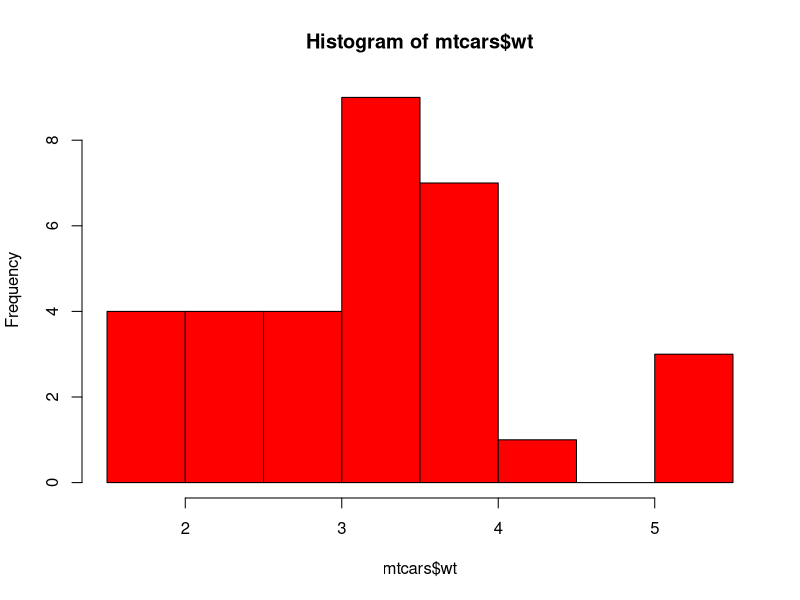
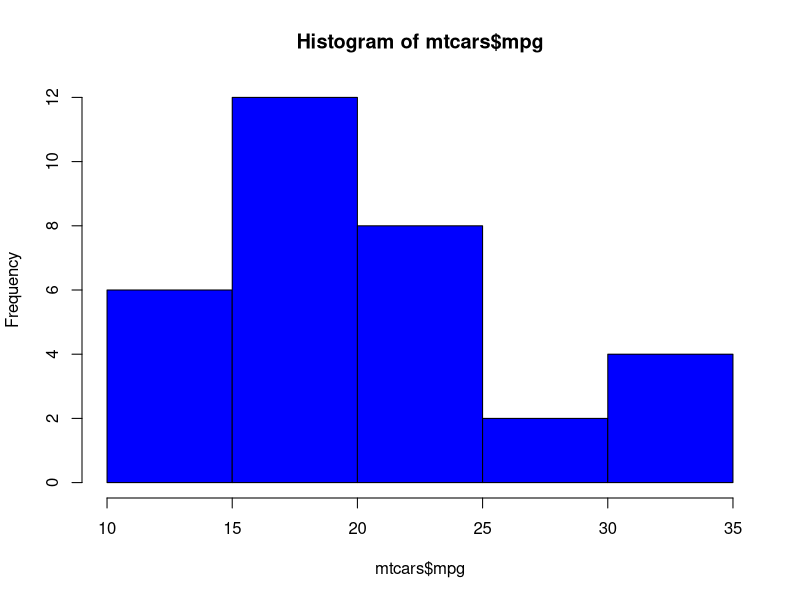
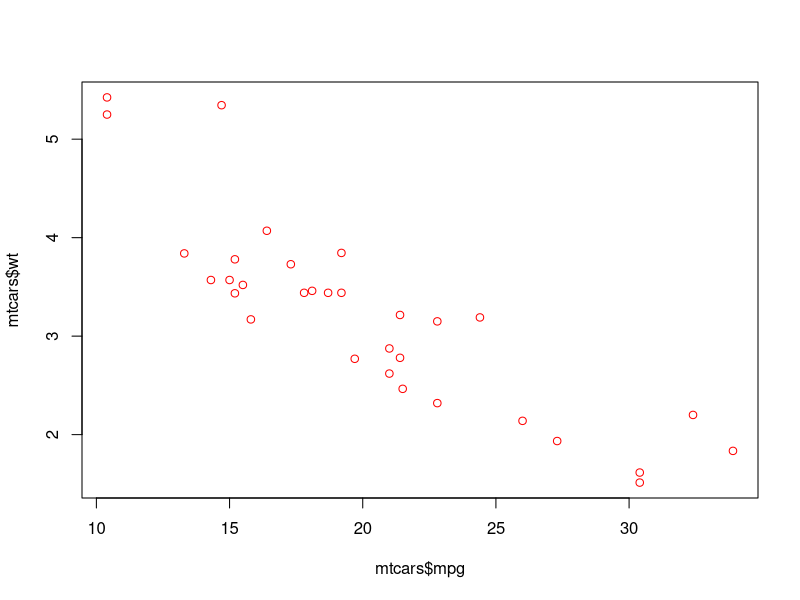
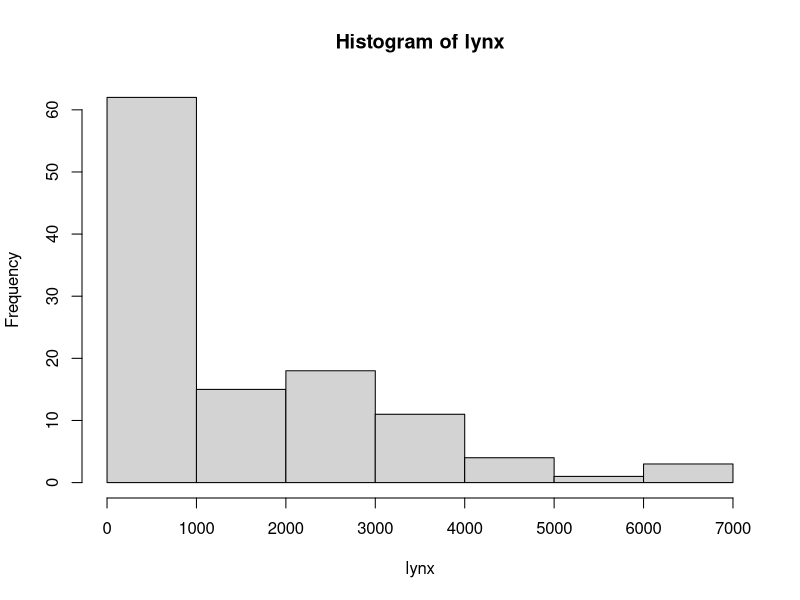
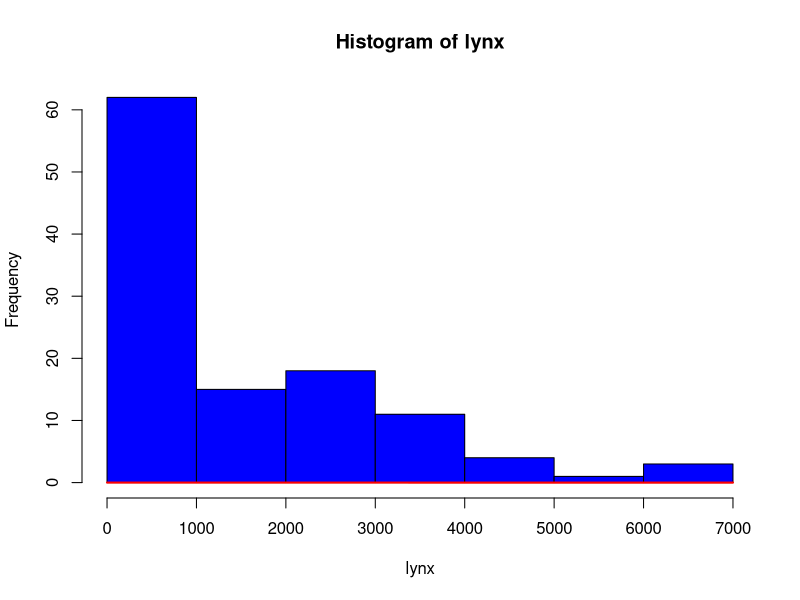

The R source for these figures, in order:
# SCATTER PLOTS 
# FOR VISVUALIZING THE ASSOCIATION BETWEEN TWO QUANTATIVE VARIABLES 

library(datasets)
View(mtcars)

head(mtcars)

hist(mtcars$wt, col = "red")
hist(mtcars$mpg, col = "blue")

plot(mtcars$mpg,mtcars$wt, col = "red")


# OVERLAYING PLOTS 

head(lynx)

hist(lynx)

hist(lynx, col = "blue")

curve(dnorm(x, mean = mean(lynx), sd = sd(lynx)),
      col = "red",  # color of curve
      lwd = 2,  # line width of 2 pixle 
      add = TRUE)  # super impose on previous graph